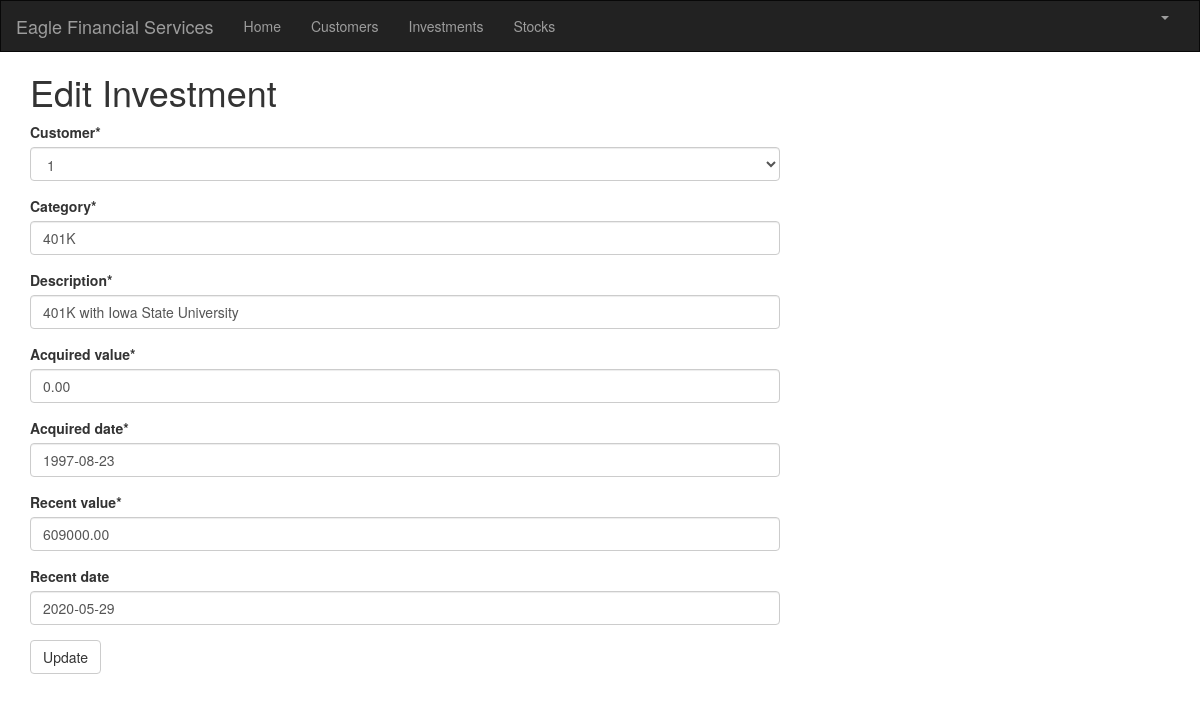
The page /investment/1/edit/ (signed in) on the database its author committed.
### portfolio/models.py (models this page shows, shortened)
class Investment(models.Model):
    customer = models.ForeignKey(Customer, on_delete=models.CASCADE, related_name='investments')
    category = models.CharField(max_length=50)
    description = models.CharField(max_length=200)
    acquired_value = models.DecimalField(max_digits=10, decimal_places=2)
    acquired_date = models.DateField(default=timezone.now)
    recent_value = models.DecimalField(max_digits=10, decimal_places=2)
    recent_date = models.DateField(default=timezone.now, blank=True, null=True)

### portfolio/views.py (the view)
# urls.py: path('investment/<int:pk>/edit/', views.investment_edit, name='investment_edit'),
@login_required
def investment_edit(request, pk):
   investment = get_object_or_404(Investment, pk=pk)
   if request.method == "POST":
       form = InvestmentForm(request.POST, instance=investment)
       if form.is_valid():
           investment = form.save()
           investment.updated_date = timezone.now()
           investment.save()
           investments = Investment.objects.filter(acquired_date__lte=timezone.now())
           return render(request, 'portfolio/investment_list.html', {'investments': investments})
   else:
       form = InvestmentForm(instance=investment)
   return render(request, 'portfolio/investment_edit.html', {'form': form})

### portfolio/forms.py
class InvestmentForm(forms.ModelForm):
   class Meta:
       model = Investment
       fields = ('customer', 'category', 'description', 'acquired_value', 'acquired_date', 'recent_value', 'recent_date')

### portfolio/models.py (called while the page is built)
    def __str__(self):
        return str(self.cust_number)

### portfolio/templates/portfolio/investment_edit.html
{% extends 'portfolio/base.html' %}
{% load crispy_forms_tags %}
{% block content %}
    <h1>Edit Investment</h1>
    <form method="POST" class="investment-form">{% csrf_token %}
         {{ form|crispy }}
        <button type="submit" class="save btn btn-default">Update</button>
    </form>
{% endblock %}

### rows shown on the page
Investment: customer "1", category "401K", description "401K with Iowa State University", acquired_value "0.00", acquired_date "1997-08-23", recent_value "609000.00", recent_date "2020-05-29"
